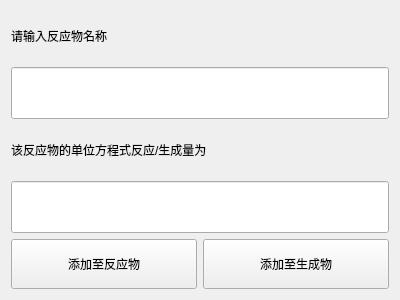
<?xml version="1.0" encoding="UTF-8"?>
<ui version="4.0">
 <class>Product_info</class>
 <widget class="QWidget" name="Product_info">
  <property name="geometry">
   <rect>
    <x>0</x>
    <y>0</y>
    <width>400</width>
    <height>300</height>
   </rect>
  </property>
  <property name="windowTitle">
   <string>Form</string>
  </property>
  <layout class="QVBoxLayout" name="verticalLayout">
   <item>
    <widget class="QLabel" name="label">
     <property name="maximumSize">
      <size>
       <width>16777215</width>
       <height>50</height>
      </size>
     </property>
     <property name="text">
      <string>请输入反应物名称</string>
     </property>
    </widget>
   </item>
   <item>
    <widget class="QLineEdit" name="lineEdit">
     <property name="maximumSize">
      <size>
       <width>16777215</width>
       <height>200</height>
      </size>
     </property>
    </widget>
   </item>
   <item>
    <widget class="QLabel" name="label_2">
     <property name="maximumSize">
      <size>
       <width>16777215</width>
       <height>50</height>
      </size>
     </property>
     <property name="text">
      <string>该反应物的单位方程式反应/生成量为</string>
     </property>
    </widget>
   </item>
   <item>
    <widget class="QLineEdit" name="lineEdit_2">
     <property name="maximumSize">
      <size>
       <width>16777215</width>
       <height>200</height>
      </size>
     </property>
    </widget>
   </item>
   <item>
    <layout class="QHBoxLayout" name="horizontalLayout">
     <item>
      <widget class="QPushButton" name="pushButton">
       <property name="minimumSize">
        <size>
         <width>0</width>
         <height>50</height>
        </size>
       </property>
       <property name="text">
        <string>添加至反应物</string>
       </property>
      </widget>
     </item>
     <item>
      <widget class="QPushButton" name="pushButton_2">
       <property name="minimumSize">
        <size>
         <width>0</width>
         <height>50</height>
        </size>
       </property>
       <property name="text">
        <string>添加至生成物</string>
       </property>
      </widget>
     </item>
    </layout>
   </item>
  </layout>
 </widget>
 <resources/>
 <connections/>
</ui>
